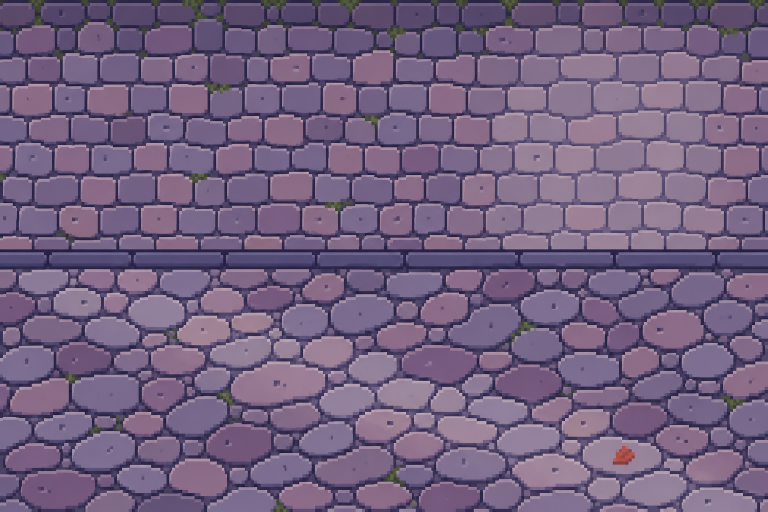
#> input picture godot_pilot/art/raw/ground_mm_v2.png, 1536 x 1024 px, given in place of hero_v3.png, which was not available (shown at 1/2 size)
$ python build_hero.py
#> lines starting #> are read from the running program, lines starting #| are printed output that depends on the picture; after the words box and inside, x2 and y2 are one past the last pixel; in counts of white or black regions, pixels touching at a corner belong together
### godot_pilot/art/restore.py
#!/usr/bin/env python3
"""pilot：把 codex 的放大假像素還原成 1 點陣 = 1 像素，並量化到共用調色盤。
depixel / find_pitch / edges 取自 tools/post.py（原檔 import 時會直接執行 main，所以複製過來），find_pitch 的搜尋範圍改成可指定。
  restore(raw_path, pitch=None, grid=True) → RGBA uint8 陣列（真點陣）
     grid=True ：圖本身是對齊格線的假像素 → 追蹤格線、每格取中央的中位數顏色
     grid=False：圖是平滑的插畫（codex 在小格距下不會畫成格子）→ 以固定格距取每格中央區域的中位數（等於重新點陣化）
  to_palette(rgba, colors, ...) → 量化到調色盤子集合（最近色，不抖色）
  check(raw, out, pitch) → 把結果放大回去與原圖比較的平均誤差（確認還原沒有走樣）"""
import os, sys
import numpy as np
from PIL import Image
sys.path.insert(0, os.path.dirname(os.path.abspath(__file__)))
from palette import PAL, sub

def autoc(g, maxlag=80):
    g = g - g.mean()
    return np.array([(g[:-l] * g[l:]).mean() if l else (g * g).mean() for l in range(maxlag)])


# [21 lines left out: function find_pitch, not called in this run]


def edges(g, p):
    """沿著軸追蹤每一條格線：從最清楚的位置出發，每走一格在 ±tol 內吸附到最強的邊"""
    n = len(g)
    gs = np.convolve(g, [0.25, 0.5, 0.25], mode='same')
    # 起點相位：梳狀取樣分數最高者（只用中央一段，避免漂移）
    lo, hi = int(n * 0.3), int(n * 0.7)
    bs, bph = -1, 0
    for ph in np.arange(0, p, 0.5):
        idx = np.round(lo + ph + np.arange(int((hi - lo) / p)) * p).astype(int)
        s = gs[idx].mean()
        if s > bs: bs, bph = s, ph
    start = lo + bph
    tol = max(1, int(p * 0.18)); thr = gs.mean() * 1.2
    def walk(pos, step):
        out = []
        while True:
            pos += step
            if pos < 0 or pos > n - 1: break
            c = int(round(pos)); a0, a1 = max(0, c - tol), min(n, c + tol + 1)
            j = a0 + int(np.argmax(gs[a0:a1]))
            if gs[j] > thr: pos = pos * 0.5 + j * 0.5
            out.append(pos)
        return out
    e = sorted(walk(start + p, -p) + walk(start, p))
    return [int(round(x)) + 1 for x in e]


def depixel(im, is_tile, force_p=None):
#> called with is_tile = False, force_p = 19.9
    a = np.array(im.convert('RGBA')).astype(np.float32)
    w = (a[..., 3:4] / 255.0)
#> w: shape (1024, 1536, 1) float32; every value is 1
    rgbw = a[..., :3] * (1 if is_tile else w)
    full = np.concatenate([rgbw, a[..., 3:4]], axis=2)
    gx = np.abs(np.diff(full, axis=1)).sum(axis=(0, 2))
#> gx = 1535 values, max 43402 at index 540, min 1299 at index 2, mean 9070.2
    gy = np.abs(np.diff(full, axis=0)).sum(axis=(1, 2))
#> gy = 1023 values, max 297255 at index 498, min 1332 at index 139, mean 20095.8
    p = force_p or find_pitch(gx, gy)
#> p = 19.9
    H, W = a.shape[:2]
    ex = [0] + [e for e in edges(gx, p) if 0 < e < W] + [W]
#> in edges, `n = len(g)`: n = 1535
#> in edges, `gs = np.convolve(g, [0.25, 0.5, 0.25], mode='same')`: gs = 1535 values, max 29955 at index 540, min 1563.2 at index 473, mean 9069
#> in edges, `lo, hi = int(n * 0.3), int(n * 0.7)`: lo = 460; hi = 1074
#> the loop in edges, `for ph in np.arange(0, p, 0.5):` made 40 passes
#> (s, bs, bph) on passes 1, 8, 10: (9428.8, 9428.8, 0), (9552, 9552, 3.5), (10077.4, 10077.4, 4.5)
#> after the loop in edges, `for ph in np.arange(0, p, 0.5):`: bph = 4.5; bs = 10077.4
#> in edges, `start = lo + bph`: start = 464.5
#> in edges, `tol = max(1, int(p * 0.18))`: tol = 3
#> in edges, `thr = gs.mean() * 1.2`: thr = 10882.8
#> the loop in walk, `while True:` made 25 passes
#> (pos, c, a0, a1, j) on passes 1 to 8: (463.8, 464, 461, 468, 463), (444.4, 444, 441, 448, 445), (425.3, 425, 422, 429, 426), (406.2, 405, 402, 409, 407), (387.1, 386, 383, 390, 388), (365.6, 367, 364, 371, 364), (344.9, 346, 343, 350, 344), (325.5, 325, 322, 329, 326)
#> after the loop in walk, `while True:`: out = [463.8, 444.4, 425.3, 406.2, 387.1, 365.6, 344.9, 325.5, 305.6, 286.8, 267.5, 247.6, 226.8, 206.9, 187.5, 167.8, 148.5, 129.3, 108.7, 88.79, 68.44, 48.77, 29.94, 10.52]; pos = -9.38
#> the loop in walk (call 2), `while True:` made 55 passes
#> (pos, c, a0, a1, j) on passes 1 to 8: (483.7, 484, 481, 488, 483), (503.6, 504, 501, 508, 507), (525.2, 524, 521, 528, 527), (545.6, 545, 542, 549, 546), (564.2, 565, 562, 569, 563), (584.1, 584, 581, 588, 584), (604, 604, 601, 608, 604), (623.4, 624, 621, 628, 623)
#> in edges, `e = sorted(walk(start + p, -p) + walk(start, p))`: e = 78 values from 10.52 to 1522.9
#> ex = 80 values from 0 to 1536
    ey = [0] + [e for e in edges(gy, p) if 0 < e < H] + [H]
#> the loop in edges (call 2), `for ph in np.arange(0, p, 0.5):` made 40 passes
#> (s, bs, bph) on passes 1, 25, 26, 27: (27174.3, 27174.3, 0), (27395.6, 27395.6, 12), (31110.2, 31110.2, 12.5), (33137.1, 33137.1, 13)
    def cells(e):
        c = [(e[i], e[i + 1]) for i in range(len(e) - 1)]
        return [x for x in c if x[1] - x[0] >= p * 0.5]
    cx, cy = cells(ex), cells(ey)
    out = np.zeros((len(cy), len(cx), 4), np.uint8)
#> out: shape (53, 79, 4); every value is 0
    for j, (y0, y1) in enumerate(cy):
        m = max(1, int((y1 - y0) * 0.25))
        for i, (x0, x1) in enumerate(cx):
            n = max(1, int((x1 - x0) * 0.25))
            blk = a[y0 + m:y1 - m, x0 + n:x1 - n].reshape(-1, 4)
            if len(blk) == 0: blk = a[y0:y1, x0:x1].reshape(-1, 4)
            al = np.median(blk[:, 3])
            if is_tile or al > 127:
                sel = blk if is_tile else blk[blk[:, 3] > 127]
                out[j, i, :3] = np.median(sel[:, :3], axis=0)
                out[j, i, 3] = 255
#> this loop made 53 passes
#> (y0, y1) on passes 1 to 8: (0, 19), (19, 39), (39, 59), (59, 80), (80, 100), (100, 119), (119, 139), (139, 159)
    return out, p, p


# [27 lines left out: function restore, not called in this run]

def to_palette(rgba, colors, mask=None):
    """最近色量化（redmean 加權距離），不抖色。colors：RGB tuple 清單；mask：只量化這些像素"""
    pal = np.array(colors, np.float32)
    px = rgba[..., :3].astype(np.float32)
    rm = (px[..., None, 0] + pal[None, None, :, 0]) / 2
    d = px[..., None, :] - pal[None, None, :, :]
    dist = (2 + rm / 256) * d[..., 0] ** 2 + 4 * d[..., 1] ** 2 + (2 + (255 - rm) / 256) * d[..., 2] ** 2
    idx = dist.argmin(-1)
    out = rgba.copy(); q = pal[idx].astype(np.uint8)
    if mask is None: mask = np.ones(rgba.shape[:2], bool)
    out[..., :3][mask] = q[mask]
    out[out[..., 3] == 0] = 0
    return out

# [35 lines left out: functions despeckle, tone, not called in this run]

def check(path, out, pitch):
#> called with path = 'godot_pilot/art/raw/hero_v3.png', pitch = 19.9
    raw = np.array(Image.open(path).convert('RGBA')).astype(np.float32)
    up = np.array(Image.fromarray(out).resize((raw.shape[1], raw.shape[0]), Image.NEAREST)).astype(np.float32)
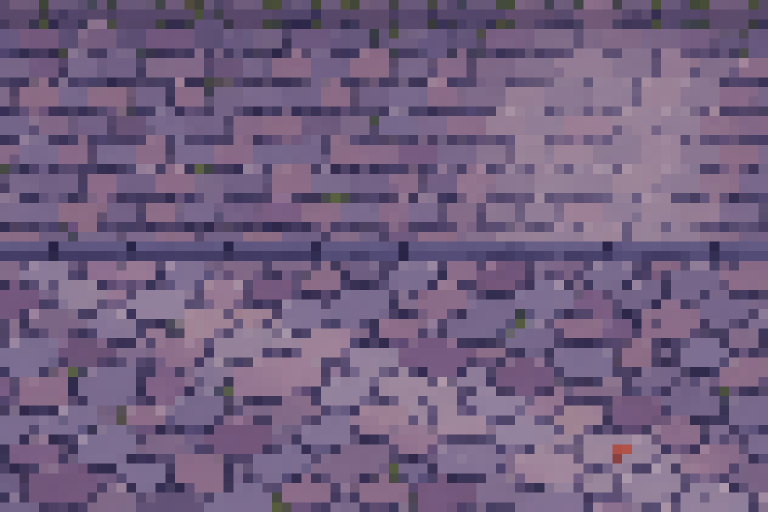
#> up: shape (1024, 1536, 4) float32 (shown at 1/2 size); mean of channels 0, 1, 2, 3 114, 95.7, 127.1, 256; drawn as R, G, B
    return float(np.abs(raw[..., :3] - up[..., :3])[raw[..., 3] > 127].mean())

def up(a, k=8):
    im = Image.fromarray(a) if not isinstance(a, Image.Image) else a
    return im.resize((im.width * k, im.height * k), Image.NEAREST)

# [4 lines that do not run on import are left out]

### godot_pilot/art/palette.py
#!/usr/bin/env python3
"""共用調色盤（64 色）。 python3 art/palette.py → art/palette.png、art/palette.txt
取色來源：現有場景貼圖 ×材質 tint 後的主色（plaza、brick、plaster2、stonewall、w_roof_red2、hero）與概念圖 target.png 的色相，
再手動整理成色階。貼圖畫的是「中性漫射色」：夕陽的橘金與陰影的藍紫由即時光照產生，所以這裡沒有夕陽色的石頭。
暖色階（受光後偏金橘）：R 陶土磚紅、P 灰泥、W 暖石、D 木、L 落葉、H 髮、K 膚；冷色階（陰影裡偏藍紫）：S 冷石、B 斗篷藍、T 圍巾青綠、G 青苔。"""
import os
from PIL import Image, ImageDraw
RAMPS = [
 ('S', '冷石（廣場石板、石縫）', ['25233a', '343545', '55526a', '686272', '797181', '867c84', '9a8d92', 'b3a5a3']),
 ('W', '暖石（牆腳石基、邊石）', ['3c3127', '5c493c', '735b4d', '8c7566', 'a89384']),
 ('R', '陶瓦／紅磚', ['3a1214', '5a1c1a', '772418', '8e2b1e', 'a53627', 'bc4a2e', 'cf6a44', 'c98a78']),
 ('M', '勾縫／灰白', ['aa8f86', 'cba599', 'e2cdb8']),
 ('P', '灰泥', ['8f6f52', 'ab8762', 'bc9875', 'cfad88', 'dcc09c', 'ead6b6']),
 ('D', '木構架／深色外框', ['1c0c08', '2e140c', '45200f', '5f3018', '7d4526', '9a6238']),
 ('G', '青苔', ['2f3f2f', '47603c', '68803f', '8fa052']),
 ('L', '落葉', ['b4421c', 'dc7a22', 'ebb23a']),
 ('H', '頭髮（暗部借用 R0–R2）', ['6e2a26', '94392e', 'b8553a', 'd88a5a']),
 ('K', '皮膚', ['b06d4e', 'd6a07a', 'f0c8a4', 'fbe4cc']),
 ('B', '斗篷藍', ['161a38', '24326a', '35539c', '4f7ac4', '7fa8de']),
 ('T', '圍巾青綠', ['134a48', '1f7566', '36a085', '6cc8a4']),
 ('V', '紫灰石（廣場石板的色差）', ['74607a', '8f7790']),
 ('X', '其他（高光白、鑄鐵黑；腮紅借用 R7）', ['fff6e8', '1a1a24']),
]
def rgb(h): return tuple(int(h[i:i + 2], 16) for i in (0, 2, 4))
PAL = {f'{k}{i}': rgb(h) for k, _, hs in RAMPS for i, h in enumerate(hs)}
def sub(*keys):
    """取出子集合：'S' 整條色階，'R0' 單色"""
    out = []
    for k in keys:
        out += [v for n, v in PAL.items() if n == k or (len(k) == 1 and n[0] == k)]
    return out
# [11 lines that do not run on import are left out]

### godot_pilot/art/build_hero.py
#!/usr/bin/env python3
"""主角：art/raw/hero_v3.png → art/work/hero_restored.png（真點陣、量化到調色盤、四周 4 點陣透明邊；未手修）
格距以「放大回去與原圖的誤差最小」掃描決定（19.9 px）；人物 38×60 點陣。"""
import os, sys
import numpy as np
from PIL import Image
A = os.path.dirname(os.path.abspath(__file__)); sys.path.insert(0, A)
from restore import depixel, to_palette, check
from palette import PAL, sub
f = os.path.join(A, 'raw', 'hero_v3.png')
o, p, _ = depixel(Image.open(f).convert('RGBA'), False, force_p=19.9)
print('pitch', p, o.shape, 'err %.1f' % check(f, o, p))
#| pitch 19.9 (53, 79, 4) err 21.4
a = o[..., 3] > 127; ys, xs = np.where(a)
o = o[ys.min():ys.max() + 1, xs.min():xs.max() + 1]
o[..., 3] = np.where(o[..., 3] > 127, 255, 0)
# 分部位量化（整張一起取最近色時，codex 偏粉的紅髮會被吸到膚色／木色）：頭部的暖色 → 髮色階；身體的暖色 → 木褐色階；藍 → 斗篷；青綠 → 圍巾
rgb = o[..., :3].astype(np.float32); r, g, b = rgb[..., 0], rgb[..., 1], rgb[..., 2]
yy = np.arange(o.shape[0])[:, None] * np.ones((1, o.shape[1]))
skin = (r > 215) & (g > 165) & (b > 120)
#> skin: shape (53, 79) bool; every value is 0
teal = (g > r + 14) & (g > b - 14)
blue = (b > r + 12) & ~teal
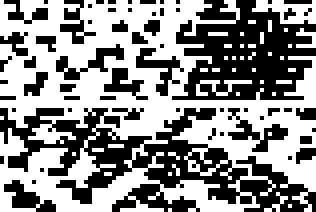
#> blue: shape (53, 79) bool (shown 4 times larger); 55% white; black in thin lines or dots
head = yy < 37
q = o.copy()
def setq(mask, keys):
    q[mask] = to_palette(o, sub(*keys))[mask]
hm = head & ~skin & ~blue & ~teal
#> hm: shape (53, 79) bool; 30.5% white in thin lines or dots, all inside (x1, y1, x2, y2) = (0, 0, 79, 37)
o2 = o.copy(); o2[..., :3] = np.clip(rgb * np.array([0.84, 0.74, 0.74]), 0, 255).astype(np.uint8)      # codex 的髮色偏粉偏亮，壓回紅褐
q[hm] = to_palette(o2, sub('H', 'R0', 'R1', 'R2'))[hm]
#> q: shape (53, 79, 4)
setq(~head & ~skin & ~blue & ~teal, ['D', 'P4', 'P5', 'M2', 'L1', 'R0'])
setq(skin, ['K', 'X0', 'R7'])
setq(blue, ['B'])
setq(teal, ['T'])
#> in to_palette (call 5), `rm = (px[..., None, 0] + pal[None, None, :, 0]) / 2`:
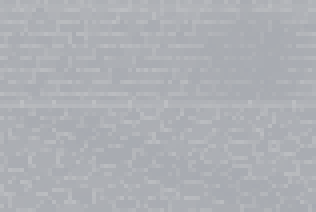
#> rm: shape (53, 79, 4) float32 (shown 4 times larger); mean of channels 0, 1, 2, 3 66.5, 72.5, 84, 111; transparent parts drawn white
#> in to_palette (call 5), `dist = (2 + rm / 256) * d[..., 0] ** 2 + 4 * d[..., 1] ** 2 + (2 + (25..`:
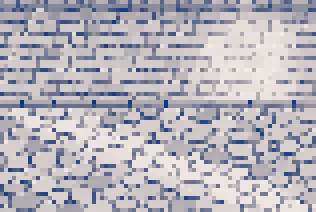
#> dist: shape (53, 79, 4) float32 (shown 4 times larger); mean of channels 0, 1, 2, 3 36180.1, 24884.1, 30652.2, 52655; transparent parts drawn white
#> in to_palette (call 5), `idx = dist.argmin(-1)`:
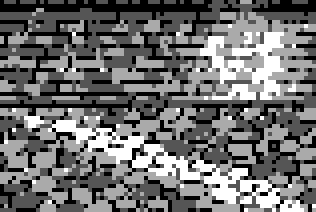
#> idx: shape (53, 79) int64 (shown 4 times larger); min 0, max 3, mean 1.32; drawn with min black and max white
#> in to_palette (call 5), `q = pal[idx].astype(np.uint8)`:
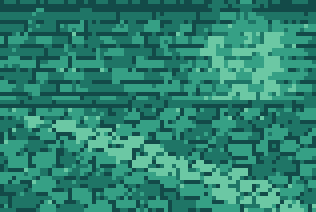
#> q: shape (53, 79, 3) (shown 4 times larger); mean of channels 0, 1, 2 44.4, 130.3, 112.1; drawn as R, G, B
q[o[..., 3] == 0] = 0
PAD = 4
out = np.zeros((q.shape[0] + PAD * 2, q.shape[1] + PAD * 2, 4), np.uint8); out[PAD:-PAD, PAD:-PAD] = q
print('sprite', out.shape, 'colors', len(set(map(tuple, out.reshape(-1, 4)))) - 1)
#| sprite (61, 87, 4) colors 13
Image.fromarray(out).save(os.path.join(A, 'work', 'hero_restored.png'))
Image.fromarray(out).resize((out.shape[1] * 10, out.shape[0] * 10), Image.NEAREST).save(os.path.join(A, 'work', 'hero_restored_x10.png'))
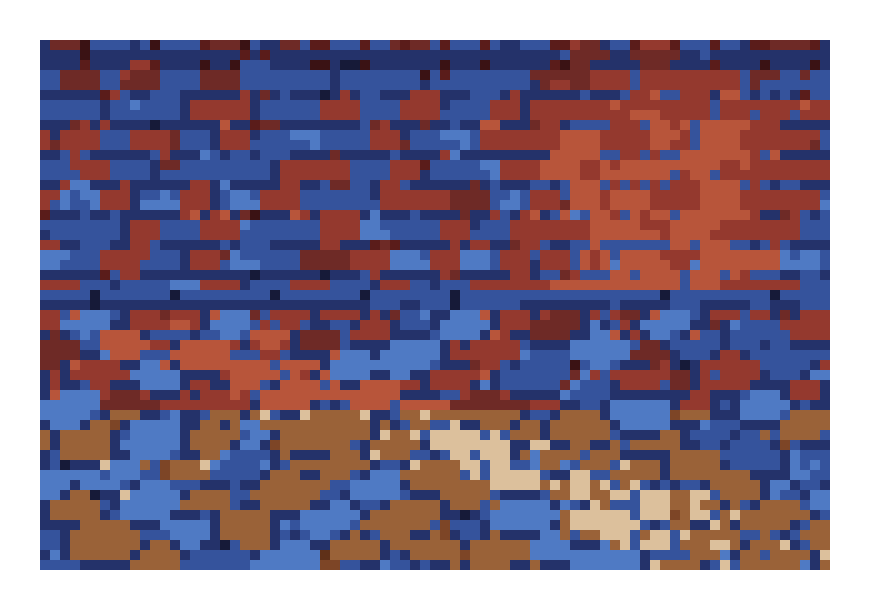
#> saved as hero_restored_x10.png: PIL image 870x610 RGBA; mean R, G, B, A 76.8, 61, 81.7, 201.2; transparent parts drawn white

$ run again, on godot_pilot/art/raw/ground_mr_v1.png
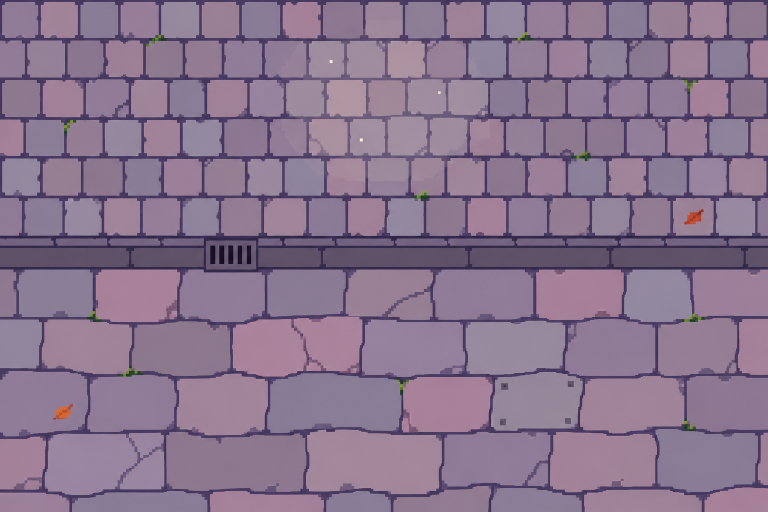
#> input picture godot_pilot/art/raw/ground_mr_v1.png, 1536 x 1024 px, given in place of hero_v3.png, which was not available (shown at 1/2 size)
#> w: shape (1024, 1536, 1) float32; every value is 1
#> gx = 1535 values, max 41927 at index 1130, min 688 at index 20, mean 5724.9
#> gy = 1023 values, max 325888 at index 538, min 1040 at index 23, mean 10483.8
#> p = 19.9
#> n = 1535
#> gs = 1535 values, max 30898 at index 1130, min 945.8 at index 21, mean 5723.9
#> lo = 460; hi = 1074
#> the loop in edges, `for ph in np.arange(0, p, 0.5):` made 40 passes
#> (s, bs, bph) on passes 1, 5, 7, 8, 9, 11, 12, 14: (4759.4, 4759.4, 0), (4869.4, 4869.4, 2), (4894.1, 4894.1, 3), (5024.3, 5024.3, 3.5), (5054.1, 5054.1, 4), (5097.3, 5097.3, 5), (5224.8, 5224.8, 5.5), (5358.8, 5358.8, 6.5)
#> after the loop in edges, `for ph in np.arange(0, p, 0.5):`: bph = 13; bs = 6999.5
#> start = 473
#> tol = 3
#> thr = 6868.6
#> the loop in walk, `while True:` made 26 passes
#> (pos, c, a0, a1, j) on passes 1 to 8: (473, 473, 470, 477, 474), (453.1, 453, 450, 457, 455), (434.6, 433, 430, 437, 436), (414.4, 415, 412, 419, 414), (395.7, 394, 391, 398, 397), (375.8, 376, 373, 380, 376), (357.5, 356, 353, 360, 359), (337.8, 338, 335, 342, 338)
#> after the loop in walk, `while True:`: out = 25 values, max 473 at index 0, min 3.27 at index 24, mean 239.4; pos = -16.63
#> the loop in walk (call 2), `while True:` made 54 passes
#> (pos, c, a0, a1, j) on passes 1 to 8: (493.4, 493, 490, 497, 494), (514.7, 513, 510, 517, 516), (534.3, 535, 532, 539, 534), (554.2, 554, 551, 558, 557), (572.5, 574, 571, 578, 571), (592.4, 592, 589, 596, 593), (612.2, 612, 609, 616, 612), (632.1, 632, 629, 636, 634)
#> e = 78 values from 3.27 to 1532.8
#> ex = 80 values from 0 to 1536
#> the loop in edges (call 2), `for ph in np.arange(0, p, 0.5):` made 40 passes
#> (s, bs, bph) on passes 1, 7, 8, 9, 10: (7169.2, 7169.2, 0), (10023.4, 10023.4, 3), (17969.4, 17969.4, 3.5), (20771.3, 20771.3, 4), (27504.3, 27504.3, 4.5)
#> the loop in depixel, `for j, (y0, y1) in enumerate(cy):` made 52 passes
#> (y0, y1) on passes 1 to 8: (0, 15), (15, 35), (35, 55), (55, 75), (75, 94), (94, 114), (114, 134), (134, 154)
#| pitch 19.9 (52, 77, 4) err 10.2
#> skin: shape (52, 77) bool; every value is 0
#> `teal = (g > r + 14) & (g > b - 14)`:
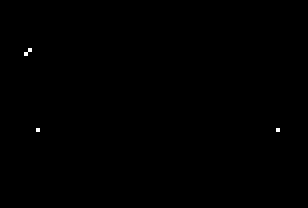
#> teal: shape (52, 77) bool (shown 4 times larger); 0.1% white in thin lines or dots, all inside (x1, y1, x2, y2) = (6, 12, 70, 33)
#> blue: shape (52, 77) bool; 19.3% white; 116 white regions (112 under 20 px), largest, box (x1, y1, x2, y2) and area: (0, 8, 77, 33) 243, (25, 37, 41, 44) 79, (0, 27, 10, 38) 67, (7, 49, 22, 52) 35
#> hm: shape (52, 77) bool; 57.2% white; 85 black regions (83 under 20 px), largest, box (x1, y1, x2, y2) and area: (0, 27, 77, 52) 1216, (0, 8, 77, 33) 244
#> idx: shape (52, 77) int64; values 0 (black) and 5 (white), 84.4% white; black in thin lines or dots
#| sprite (60, 85, 4) colors 15
#> `Image.fromarray(out).resize((out.shape[1] * 10, out.shape[0] * 10), Im..`:
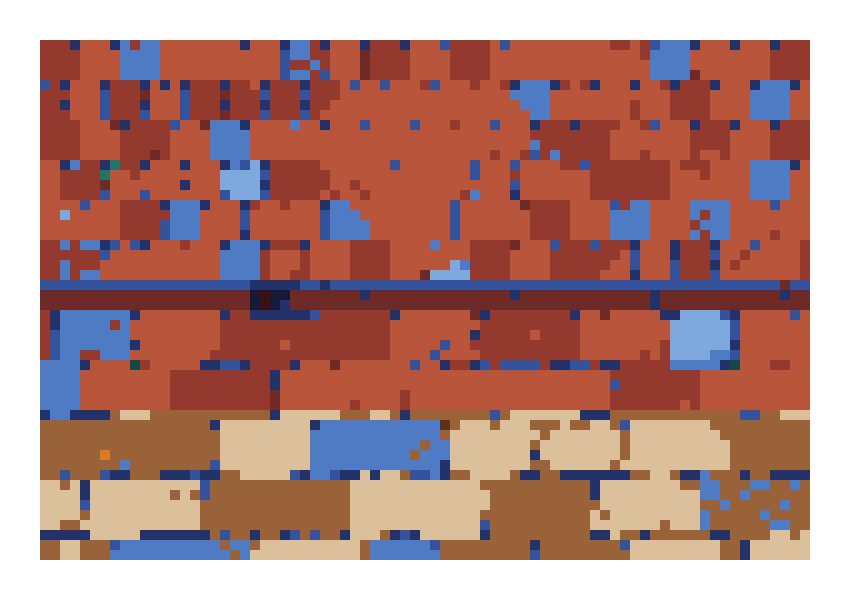
#> saved as hero_restored_x10.png: PIL image 850x600 RGBA; mean R, G, B, A 119.3, 74.2, 68.2, 200.2; transparent parts drawn white
